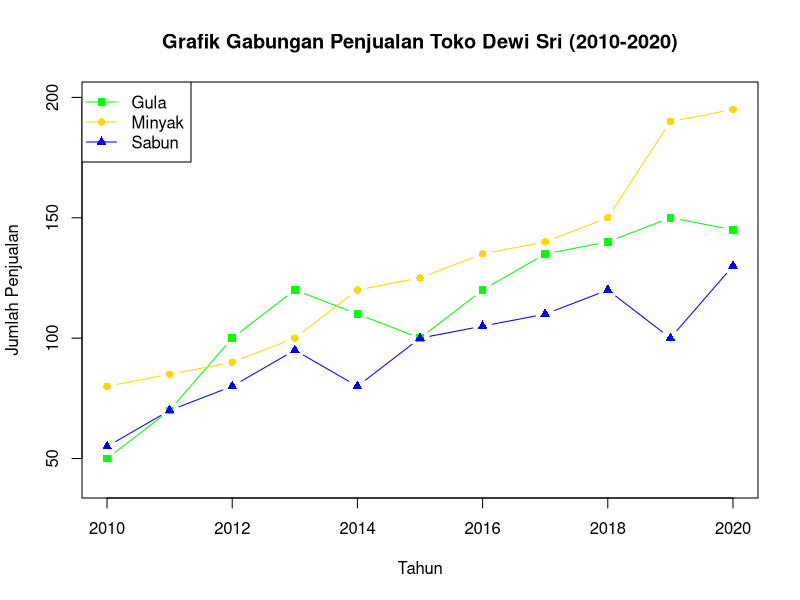

Write R code to recreate this figure.
Tahun <- 2010:2020
Gula <- c(50, 70, 100, 120, 110, 100, 120, 135, 140, 150, 145)
Minyak <- c(80, 85, 90, 100, 120, 125, 135, 140, 150, 190, 195)
Sabun <- c(55, 70, 80, 95, 80, 100, 105, 110, 120, 100, 130)

datatoko <- data.frame(Tahun, Gula, Minyak, Sabun)

print(summary(datatoko))
print(datatoko)

plot(datatoko$Tahun, datatoko$Gula, type = "b", col = "green", pch = 15,
     ylim = c(40, 200), xlab = "Tahun", ylab = "Jumlah Penjualan",
     main = "Grafik Gabungan Penjualan Toko Dewi Sri (2010-2020)")

lines(datatoko$Tahun, datatoko$Minyak, type = "b", col = "gold", pch = 16)
lines(datatoko$Tahun, datatoko$Sabun, type = "b", col = "blue", pch = 17)

legend("topleft", legend = c("Gula", "Minyak", "Sabun"),
       col = c("green", "gold", "blue"), pch = c(15, 16, 17), lty = 1)
